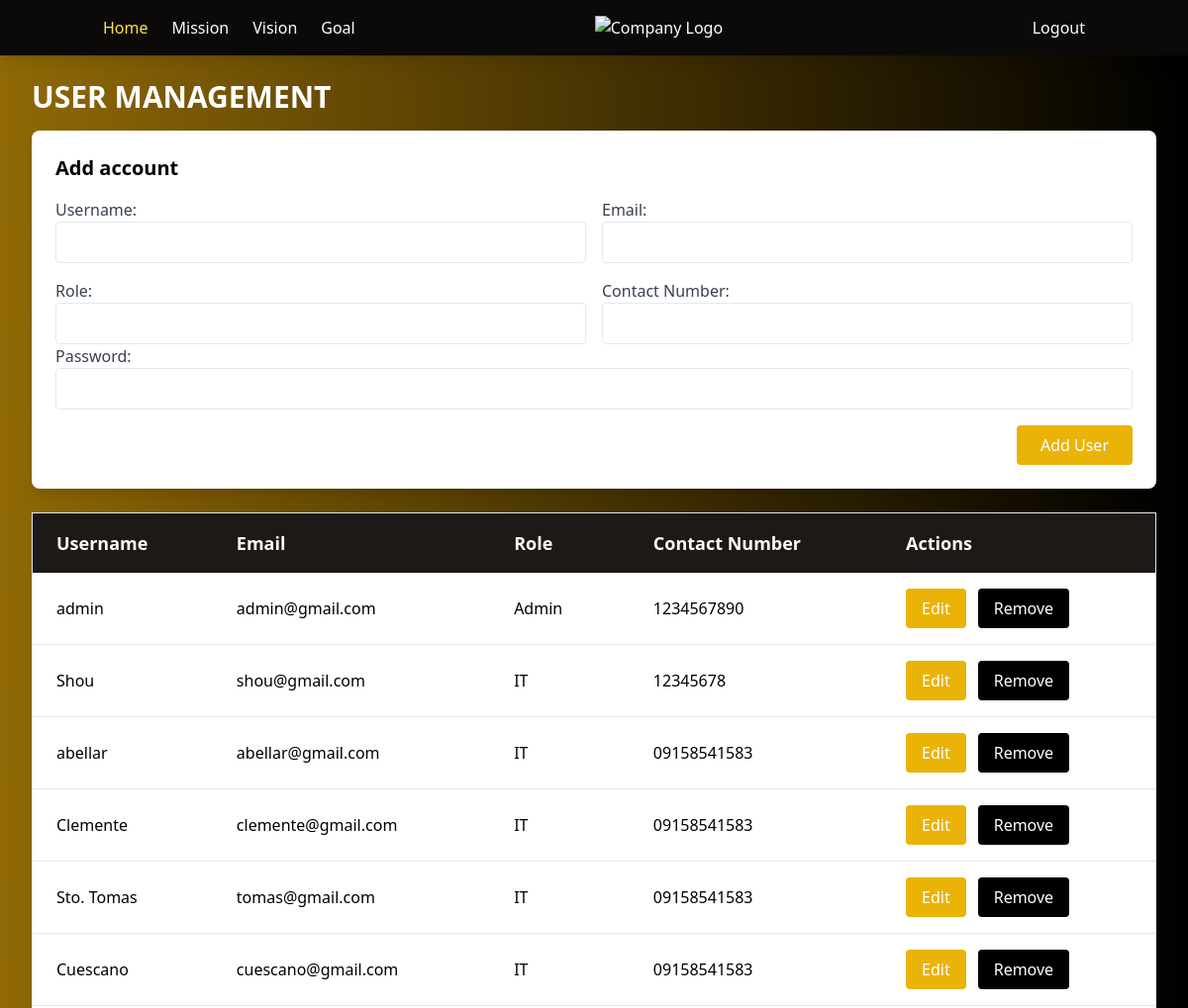
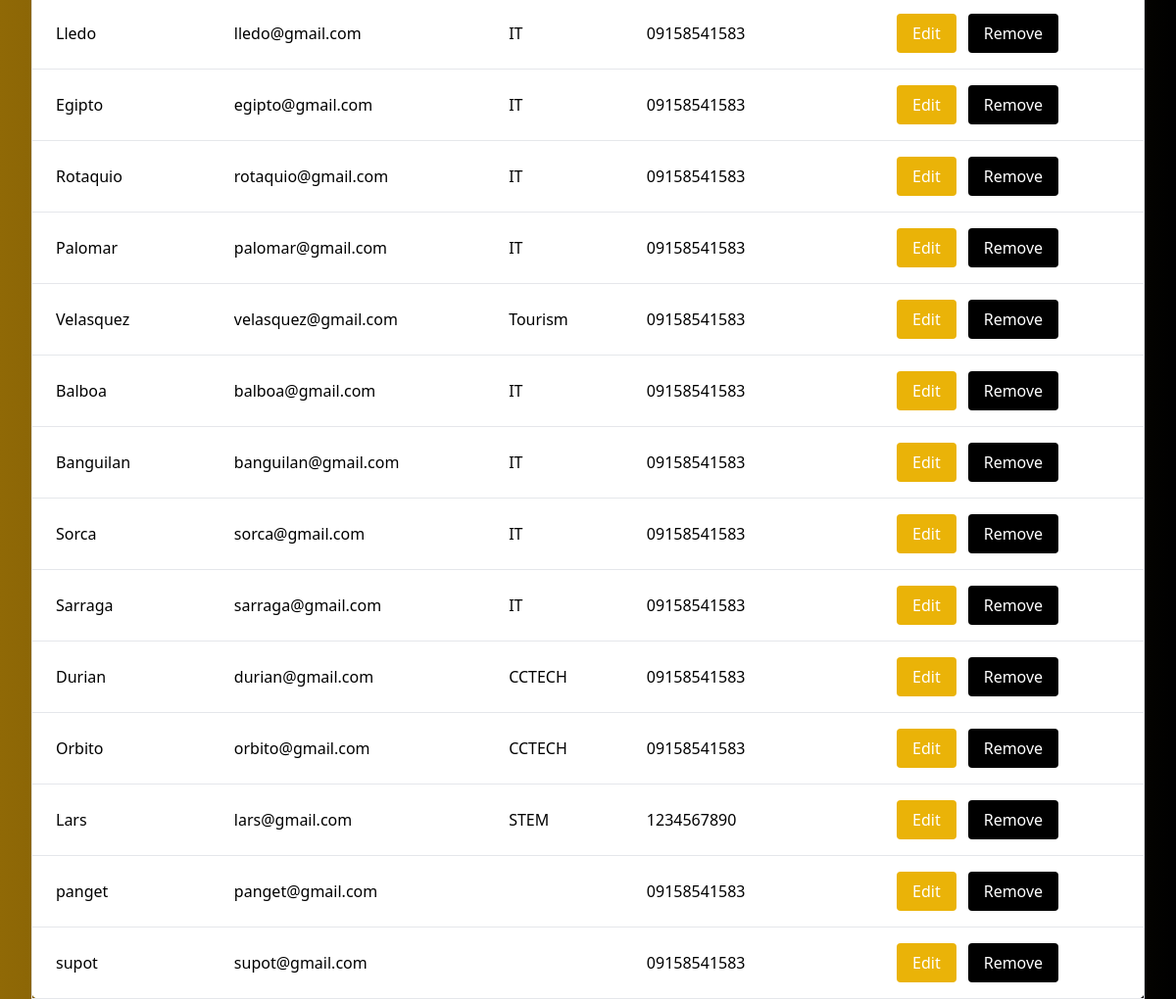
The app's page /Admin_dashboard.php (signed in) with its own data (2 pictures, top to bottom).
### tables this page shows
CREATE TABLE `admin1` (
  `id` int(11) NOT NULL,
  `user` varchar(30) NOT NULL,
  `email` varchar(225) NOT NULL,
  `password` varchar(100) NOT NULL,
  `role` varchar(500) NOT NULL,
  `contact_number` varchar(15) DEFAULT NULL,
  `photo` varchar(255) DEFAULT NULL
);

### Admin_dashboard.php (the view, shortened to what this page needs)
<?php
require 'db.php';
try {
    $stmt = $pdo->query("SELECT id, user, email, role, contact_number FROM admin1");
    $users = $stmt->fetchAll(PDO::FETCH_ASSOC);
} catch (PDOException $e) {
    die("Database error: " . $e->getMessage());
}
?>
<!DOCTYPE html>
<html lang="en">
<head>
    <link rel="stylesheet" href="/itonatocuescano/CSS/fonts.css">
    <script src="https://cdn.tailwindcss.com"></script>
</head>
<body class="bg-gray-100">
    <nav class="bg-stone-950 text-white fixed top-0 w-full shadow-lg">
    <div class="container mx-auto px-4 py-4 flex justify-between items-center">
        <ul class="flex gap-6">
            <li><a href="Admin_dashboard.php" class="text-yellow-300">Home</a></li>
            <li><a href="about/Company_mission.php" class="hover:text-yellow-600">Mission</a></li>
            <li><a href="about/Company_vision.php" class="hover:text-yellow-600">Vision</a></li>
            <li><a href="about/Company_goal.php" class="hover:text-yellow-600">Goal</a></li>
        </ul>
        <div class="flex-shrink-0">
            <a href="http://localhost/itonatocuescano/Admin_dashboard.php"><img src="images/logo.jpg" alt="Company Logo" class="mx-auto" style="width:200px;"></a>
        </div>
        <ul class="flex gap-6">
            <li><a href="logout.php" class="hover:text-yellow-600">Logout</a></li>
        </ul>
    </div>
</nav>
    <main class="mt-20 px-8 w-full">
        <h2 class="text-3xl text-white font-bold mb-4">USER MANAGEMENT</h2>
        <div class="bg-white p-6 rounded-lg shadow-lg mb-6">
            <h3 class="text-xl font-bold mb-4">Add account</h3>
            <form method="POST">
                <div class="grid grid-cols-2 gap-4">
                    <div>
                        <label for="username" class="block text-gray-700">Username:</label>
                        <input type="text" name="username" id="username" required class="w-full border p-2 rounded">
                    </div>
                    <div>
                        <label for="email" class="block text-gray-700">Email:</label>
                        <input type="email" name="email" id="email" required class="w-full border p-2 rounded">
                    </div>
                    <div>
                        <label for="role" class="block text-gray-700">Role:</label>
                        <input type="text" name="role" id="role" required class="w-full border p-2 rounded">
                    </div>
                    <div>
                        <label for="contact_number" class="block text-gray-700">Contact Number:</label>
                        <input type="text" name="contact_number" id="contact_number" required class="w-full border p-2 rounded">
                    </div>
                </div>
                  <div>
                    <label class="block text-gray-700">Password:</label>
                    <input type="password" name="password" required class="w-full border p-2 rounded">
                </div>
                <div class="flex justify-end mt-4">
                    <button type="submit" name="add_user" class="bg-yellow-500 text-white px-6 py-2 rounded hover:bg-yellow-600">Add User</button>
                </div>
            </form>
        </div>
        <div class="overflow-x-auto">
            <table class="w-full bg-white shadow-lg rounded-lg border border-gray-200">
                <thead class="bg-stone-900 text-white text-lg">
                    <tr>
                        <th class="py-4 px-6 text-left">Username</th>
                        <th class="py-4 px-6 text-left">Email</th>
                        <th class="py-4 px-6 text-left">Role</th>
                        <th class="py-4 px-6 text-left">Contact Number</th>
                        <th class="py-4 px-6 text-left">Actions</th>
                    </tr>
                </thead>
                <tbody>
                    <?php foreach ($users as $user): ?>
                    <tr class="border-b border-gray-200 hover:bg-gray-100">
                        <td class="py-4 px-6">
                            <a href="gallery.php?user=<?php echo urlencode($user['user']); ?>" class="text-black hover:underline">
                                <?php echo htmlspecialchars($user['user']); ?>
                            </a>
                        </td>
                        <td class="py-4 px-6"><?php echo htmlspecialchars($user['email']); ?></td>
                        <td class="py-4 px-6"><?php echo htmlspecialchars($user['role']); ?></td>
                        <td class="py-4 px-6"><?php echo htmlspecialchars($user['contact_number']); ?></td>
                        <td class="py-4 px-6 flex space-x-3">
                            <button class="bg-yellow-500 text-white px-4 py-2 rounded hover:bg-yellow-600"
                                onclick="editUser('<?php echo $user['id']; ?>', '<?php echo $user['user']; ?>', '<?php echo $user['email']; ?>', '<?php echo $user['role']; ?>', '<?php echo $user['contact_number']; ?>')">
                                Edit
                            </button>
                            <form method="POST" onsubmit="return confirm('Are you sure you want to delete this user?');">
                                <button type="submit" class="bg-black text-white px-4 py-2 rounded hover:bg-stone-900">
                                    Remove
                                </button>
                            </form>
                        </td>
                    </tr>
                    <?php endforeach; ?>
                </tbody>
            </table>
        </div>
    </main>
</body>
</html>

### Admin_dashboard.php (style rules this page uses)
body { background: linear-gradient(to right, rgb(144, 105, 6), rgb(0, 0, 0)); }
nav { z-index: 50; }

### records on screen
admin1: user "admin", email "admin@gmail.com", role "Admin", contact_number "1234567890"
admin1: user "Shou", email "shou@gmail.com", role "IT", contact_number "12345678"
admin1: user "abellar", email "abellar@gmail.com", role "IT", contact_number "09158541583"
admin1: user "Clemente", email "clemente@gmail.com", role "IT", contact_number "09158541583"
admin1: user "Sto. Tomas", email "tomas@gmail.com", role "IT", contact_number "09158541583"
admin1: user "Cuescano", email "cuescano@gmail.com", role "IT", contact_number "09158541583"
admin1: user "Lledo", email "lledo@gmail.com", role "IT", contact_number "09158541583"
admin1: user "Egipto", email "egipto@gmail.com", role "IT", contact_number "09158541583"
admin1: user "Rotaquio", email "rotaquio@gmail.com", role "IT", contact_number "09158541583"
admin1: user "Palomar", email "palomar@gmail.com", role "IT", contact_number "09158541583"
admin1: user "Velasquez", email "velasquez@gmail.com", role "Tourism", contact_number "09158541583"
admin1: user "Balboa", email "balboa@gmail.com", role "IT", contact_number "09158541583"
admin1: user "Banguilan", email "banguilan@gmail.com", role "IT", contact_number "09158541583"
admin1: user "Sorca", email "sorca@gmail.com", role "IT", contact_number "09158541583"
admin1: user "Sarraga", email "sarraga@gmail.com", role "IT", contact_number "09158541583"
admin1: user "Durian", email "durian@gmail.com", role "CCTECH", contact_number "09158541583"
admin1: user "Orbito", email "orbito@gmail.com", role "CCTECH", contact_number "09158541583"
admin1: user "Lars", email "lars@gmail.com", role "STEM", contact_number "1234567890"
admin1: user "panget", email "panget@gmail.com", contact_number "09158541583"
admin1: user "supot", email "supot@gmail.com", contact_number "09158541583"
